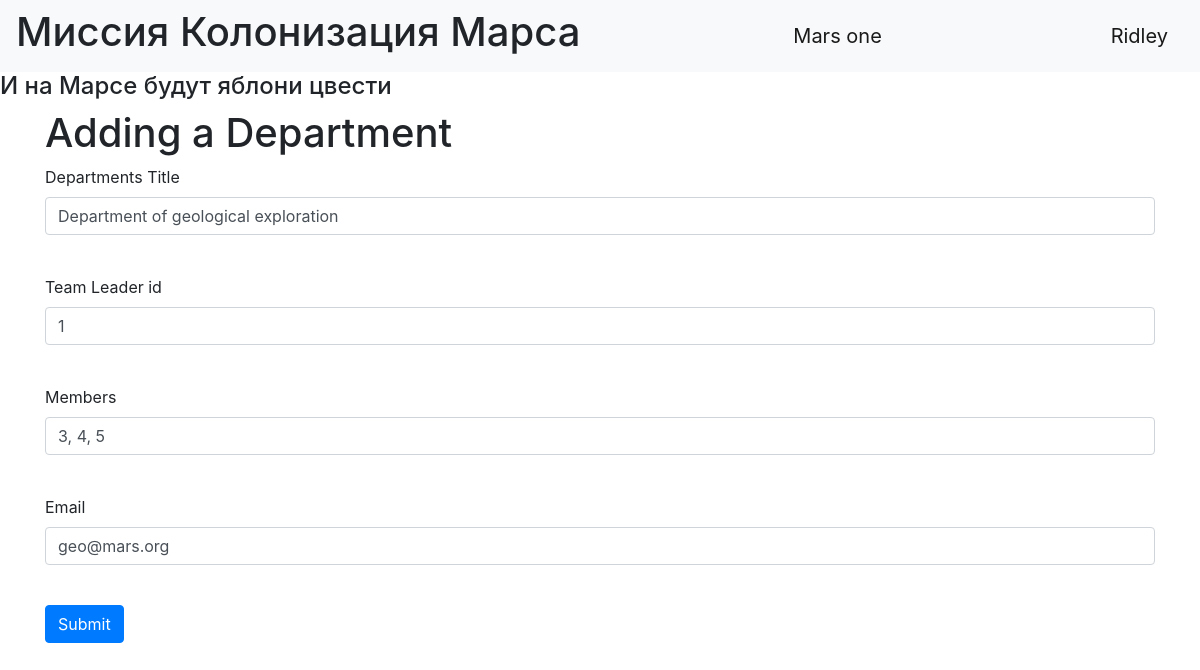
The app's page /department/1 (signed in) with its own data.
### data/users.py (models this page shows, shortened)
class User(SqlAlchemyBase, UserMixin):
    __tablename__ = 'users'
    id = sqlalchemy.Column(sqlalchemy.Integer,
                           primary_key=True,
                           autoincrement=True)
    surname = sqlalchemy.Column(sqlalchemy.String,
                                nullable=True)
    name = sqlalchemy.Column(sqlalchemy.String,
                             nullable=True)
    age = sqlalchemy.Column(sqlalchemy.Integer,
                            nullable=True)
    position = sqlalchemy.Column(sqlalchemy.String,
                                 nullable=True)
    address = sqlalchemy.Column(sqlalchemy.String,
                                nullable=True)
    email = sqlalchemy.Column(sqlalchemy.String,
                              index=True,
                              unique=True,
                              nullable=True)
    speciality = sqlalchemy.Column(sqlalchemy.String,
                                   nullable=True)
    hashed_password = sqlalchemy.Column(sqlalchemy.String,
                                        nullable=True)
    modified_date = sqlalchemy.Column(sqlalchemy.DateTime,
                                      default=datetime.datetime.now)
    jobs = orm.relation("Jobs", back_populates='user')
    department = orm.relation("Department", back_populates='user')

### data/departments.py (models this page shows)
class Department(SqlAlchemyBase, UserMixin):
    __tablename__ = 'department'
    id = sqlalchemy.Column(sqlalchemy.Integer,
                           primary_key=True,
                           autoincrement=True)
    title = sqlalchemy.Column(sqlalchemy.String,
                              nullable=True)
    chief = sqlalchemy.Column(sqlalchemy.Integer,
                                sqlalchemy.ForeignKey("users.id"))
    members = sqlalchemy.Column(sqlalchemy.String, nullable=True)
    email = sqlalchemy.Column(sqlalchemy.String,
                              index=True,
                              unique=True,
                              nullable=True)
    user = orm.relation('User')

### main.py (the view, shortened to what this page needs)
@app.route('/department/<int:id>', methods=['GET', 'POST'])
@login_required
def edit_department(id):
    form = DepartmentForm()
    if request.method == "GET":
        db_sess = db_session.create_session()
        departments = db_sess.query(Department).filter((Department.id == id) | (Department.id == 1),
                                                       Department.user == current_user).first()
        if departments:
            form.title.data = departments.title
            form.chief.data = departments.chief
            form.members.data = departments.members
            form.email.data = departments.email
        else:
            abort(404)
    return render_template('department.html',
                           title='Edit Department',
                           form=form
                           )

### forms/DepartmentsForm.py
class DepartmentForm(FlaskForm):
    title = StringField('Departments Title', validators=[DataRequired()])
    chief = IntegerField('Team Leader id', validators=[DataRequired()])
    members = StringField('Members', validators=[DataRequired()])
    email = EmailField('Email', validators=[DataRequired()])
    submit = SubmitField('Submit')

### data/db_session.py (called while the page is built)
def create_session() -> Session:
    global __factory
    return __factory()

### main.py (called while the page is built)
@login_manager.user_loader
def load_user(user_id):
    db_sess = db_session.create_session()
    return db_sess.query(User).get(user_id)

### templates/department.html (shortened to what this page needs)
{% extends "base.html" %}
{% block content %}
<h1>Adding a Department</h1>
<form action="" method="post">
    <p>
        {{ form.title.label }}<br>
        {{ form.title(class="form-control") }}<br>
    </p>
    <p>
        {{ form.chief.label }}<br>
        {{ form.chief(class="form-control") }}<br>
    </p>
    <p>
        {{ form.members.label }}<br>
        {{ form.members(class="form-control") }}<br>
    </p>
    <p>
        {{ form.email.label }}<br>
        {{ form.email(class="form-control") }}<br>
    </p>
    <p>{{ form.submit(type="submit", class="btn btn-primary") }}</p>
</form>
{% endblock %}

### templates/base.html (shortened to what this page needs)
<!doctype html>
<html lang="en">
<head>
    <link rel="stylesheet" type="text/css" href="../static/css/style.css" />
    <link rel="stylesheet"
          href="https://stackpath.bootstrapcdn.com/bootstrap/4.4.1/css/bootstrap.min.css"
>
</head>
<body>
<header>
    <nav class="navbar navbar-light bg-light">
        <h1>Миссия Колонизация Марса</h1>
        <a class="navbar-brand" href="#">Mars one</a>
        {% if current_user.is_authenticated %}
          <a class="navbar-brand" href="/logout">{{ current_user.name }}</a>
        {% else %}
        <p>
          <a class="btn btn-primary " href="/register">Зарегистрироваться</a>
          <a class="btn btn-success" href="/login">Войти</a>
        </p>
        {% endif %}
    </nav>
</header>
<h4>И на Марсе будут яблони цвести</h4>
<main role="main" class="container">
    {% block content %}
    {% endblock %}
</main>
</body>
</html>

### records on screen
User: name "Ridley"
Department: title "Department of geological exploration", chief "1", members "3, 4, 5", email "geo@mars.org"
